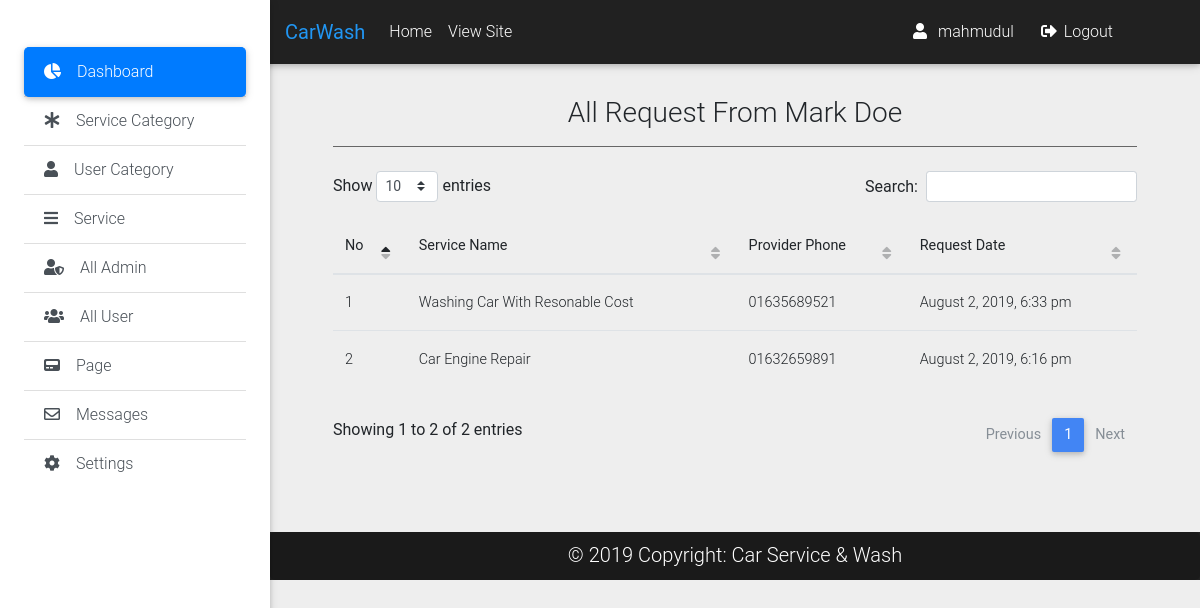
Screenshot of /admin/user_request.php?id=16&user_name=Mark Doe (signed in) with the database file from the repository.
### tables this page shows
CREATE TABLE `requests` (
  `id` int(10) UNSIGNED NOT NULL,
  `provider_id` int(10) UNSIGNED NOT NULL,
  `service_id` int(10) UNSIGNED NOT NULL,
  `user_id` int(10) UNSIGNED NOT NULL,
  `date` timestamp NOT NULL DEFAULT CURRENT_TIMESTAMP
);

CREATE TABLE `services` (
  `id` int(11) UNSIGNED NOT NULL,
  `name` varchar(150) NOT NULL,
  `location` varchar(150) NOT NULL,
  `phone` varchar(15) NOT NULL,
  `category_id` int(10) UNSIGNED NOT NULL,
  `user_id` int(10) UNSIGNED NOT NULL,
  `description` text NOT NULL,
  `price` varchar(20) NOT NULL,
  `image` varchar(255) NOT NULL,
  `area` varchar(255) NOT NULL,
  `is_active` tinyint(4) NOT NULL DEFAULT '1',
  `date` timestamp NOT NULL DEFAULT CURRENT_TIMESTAMP
);

### classes/Request.php (called while the page is built, shortened)
<?php
	$filepath=realpath(dirname(__FILE__));
	include_once ($filepath.'/../lib/Database.php');
	include_once ($filepath.'/../helpers/Format.php') ;
?>
<?php
class Request
{
	private $db;
    private $fm;
	function __construct(){
		$this->db=new Database();
	  	$this->fm=new Format();
	}
	public function getAllRequestForUser($id = null){
		if($id == null){
			if (isset($_COOKIE['user'])) {
				$data = unserialize($_COOKIE['user']);
				$id = $data['id'];
			}
			$user_id = (Session::get('userId') !== false) ? Session::get('userId') : $id;
		}else{
			$user_id=$this->fm->validation($id);
       		$user_id=mysqli_real_escape_string($this->db->link,$user_id);
		}
		$query="SELECT requests.id as request_id,
				requests.date as request_date,
				users.full_name as user_name,
				users.email as email,
				users.phone as phone,
				users.id as user_id,
				services.name as service_name,
				services.phone as service_phone,
				services.id as service_id
				FROM requests
				INNER JOIN services
				on requests.service_id = services.id
				INNER JOIN users
				on requests.user_id = users.id
				WHERE requests.user_id = '$user_id'
				order by requests.id desc";
   		$result=$this->db->select($query);
   		return $result;
	}
}
?>

### lib/Database.php (called while the page is built, shortened)
<?php
    Class Database{
     public $host   = DB_HOST;
     public $user   = DB_USER;
     public $pass   = DB_PASS;
     public $dbname = DB_NAME;
     public $link;
    private function connectDB(){
     $this->link = new mysqli($this->host, $this->user, $this->pass,
      $this->dbname);
     }
    public function select($query){
      $result = $this->link->query($query) or
       die($this->link->error.__LINE__);
      if($result->num_rows > 0){
        return $result;
      } else {
        return false;
      }
     }
    }

### helpers/Format.php (called while the page is built, shortened)
<?php
class Format
{
	public function formatDate($date){
        return date('F j, Y, g:i a', strtotime($date));
    }
    public function validation($data){
        $data = trim($data);
        $data = stripcslashes($data);
        $data = htmlspecialchars($data);
        return $data;
    }
}
?>

### admin/user_request.php (the view)
	<?php include 'inc/header.php'; ?>
	<?php include 'inc/top_nav.php'; ?>
	<?php include 'inc/side_nav.php'; ?>
<?php
	if((!isset($_GET['id']) or $_GET['id']==NULL) && (!isset($_GET['user_name']) or $_GET['user_name']==NULL)){
		$fm->redirect('all_user.php');
	}else{
		$id=$_GET['id'];
		$userName=$_GET['user_name'];
	}
?>
<main class="pt-5 mx-lg-5">
	<div class="container">
		<div class="row">
			<div class="col-md-12 mt-5">
				<h3 class="text-center">All Request From <?php echo $userName; ?></h3>
				<hr class="hr-dark">
					<table id="dtBasicExample"  class="table table-hover table-inverse">
						<thead>
							<tr>
								<th>No</th>
								<th>Service Name</th>
								<th>Provider Phone</th>
								<th>Request Date</th>
							</tr>
						</thead>
						<tbody>
							<?php
							$result = $request->getAllRequestForUser($id);
							$i = 0;
							if($result){
								while($value = $result->fetch_assoc()){
								$i++;
								?>
							<tr>
								<td><?php echo $i; ?></td>
								<td><?php echo $value['service_name']; ?></td>
								<td><?php echo $value['service_phone']; ?></td>
								<td><?php echo $fm->formatDate($value['request_date']); ?></td>
							</tr>
							<?php } } ?>
						</tbody>
					</table>
			</div>
		</div>
	</div>
</main>
	<?php include 'inc/footer.php'; ?>

### rows the page displays
requests: service.name "Washing Car With Resonable Cost", service.phone "01635689521", date "August 2, 2019, 6:33 pm"
requests: service.name "Car Engine Repair", service.phone "01632659891", date "August 2, 2019, 6:16 pm"

### other values shown
APPNAME "CarWash"
Session::get('adminName') "mahmudul"
$userName "Mark Doe"
